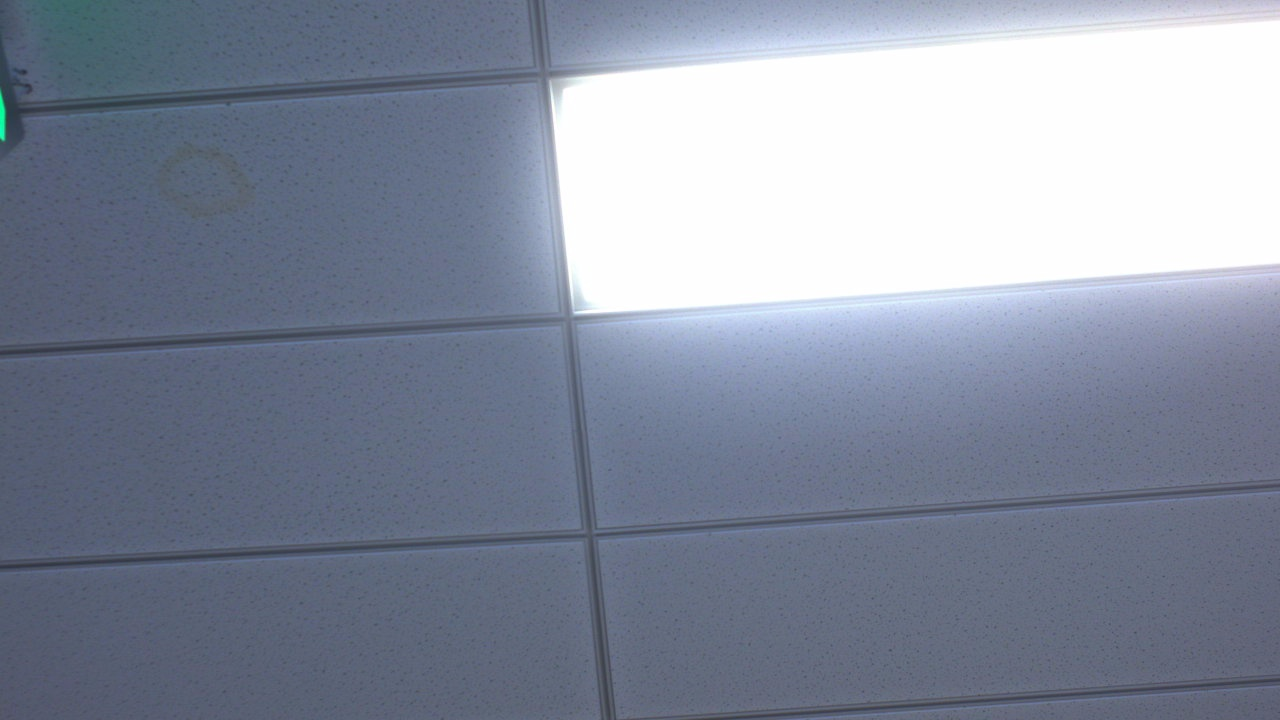
//> input picture opencv_test/4_over_exposure_detect/1280x720_0.jpg, 1280 x 720 px; the run also reads 1 picture not shown here
$ ./main   (built with g++ and OpenCV 4)
//> lines starting //> are read from the running program, lines starting //| are printed output that depends on the picture; after the words box and inside, x2 and y2 are one past the last pixel; in counts of white or black regions, pixels touching at a corner belong together
#include <opencv2/opencv.hpp>

class OverExposure {
public:
    OverExposure(uint8_t threshold = 128, uint8_t r = 255, uint8_t g = 255, uint8_t b = 255)
        : mThreshold(threshold), mR(r), mG(g), mB(b) {}

    void setThreshold(uint8_t threshold) { mThreshold = threshold; }
    void setColor(uint8_t r, uint8_t g, uint8_t b) { mR = r; mG = g; mB = b; }

    cv::Mat createMask(const cv::Mat& src, bool isColor);
    cv::Mat applyMask(const cv::Mat& src, const cv::Mat& mask, bool isColor);

private:
    uint8_t mThreshold;
    uint8_t mR, mG, mB;
};

cv::Mat OverExposure::createMask(const cv::Mat& src, bool isColor) {
    cv::Mat gray;
    if (isColor) {
        cv::cvtColor(src, gray, cv::COLOR_BGR2GRAY);
    } else {
        gray = src;
    }
    cv::Mat mask = gray >= mThreshold;  // Generate mask
    return mask;
}

cv::Mat OverExposure::applyMask(const cv::Mat& src, const cv::Mat& mask, bool isColor) {
    cv::Mat result;
    if (isColor) {
        result = src.clone();
    } else {
        cv::cvtColor(src, result, cv::COLOR_GRAY2BGR);  // Convert grayscale to BGR
    }

    for (int y = 0; y < src.rows; y++) {
        for (int x = 0; x < src.cols; x++) {
            if (mask.at<uint8_t>(y, x)) {  // Apply color where mask is true
                result.at<cv::Vec3b>(y, x) = cv::Vec3b(mB, mG, mR);
            }
        }
    }
    return result;
}

int main() {
    cv::Mat colorSrc = cv::imread("C:\\WorkSpace\\mytest\\tjh_test\\opencv_test\\4_over_exposure_detect\\1280x720_0.jpg");
//> colorSrc is the input picture: 720 rows x 1280 cols, CV_8UC3; mean B, G, R 158.8, 141.5, 133.6
    cv::Mat graySrc = cv::imread("C:\\WorkSpace\\mytest\\tjh_test\\opencv_test\\4_over_exposure_detect\\1280x720_gray.jpg", cv::IMREAD_GRAYSCALE);

    OverExposure oe(200, 255, 0, 0);

    if (!colorSrc.empty()) {
        cv::Mat colorMask = oe.createMask(colorSrc, true);
//> in createMask, `cv::cvtColor(src, gray, cv::COLOR_BGR2GRAY);`:
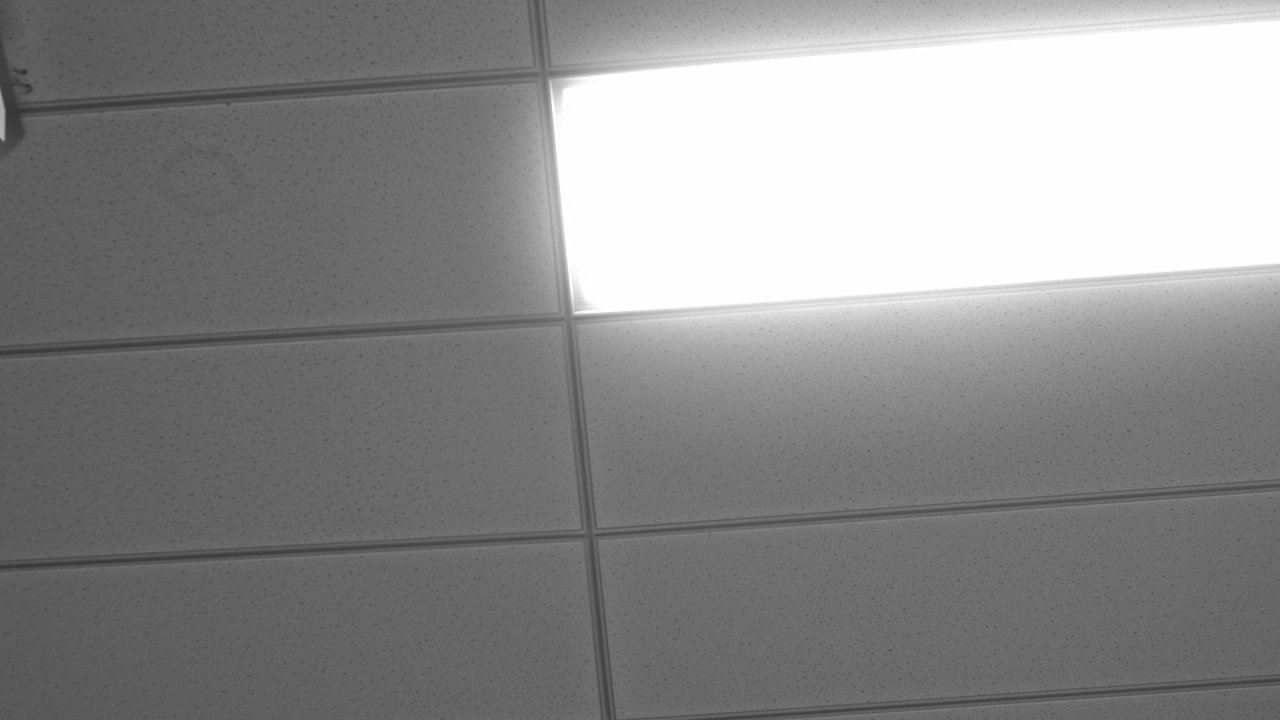
//> gray: 720 rows x 1280 cols, CV_8UC1; min 46, max 255, mean 141.1
//> in createMask, `cv::Mat mask = gray >= mThreshold;`:
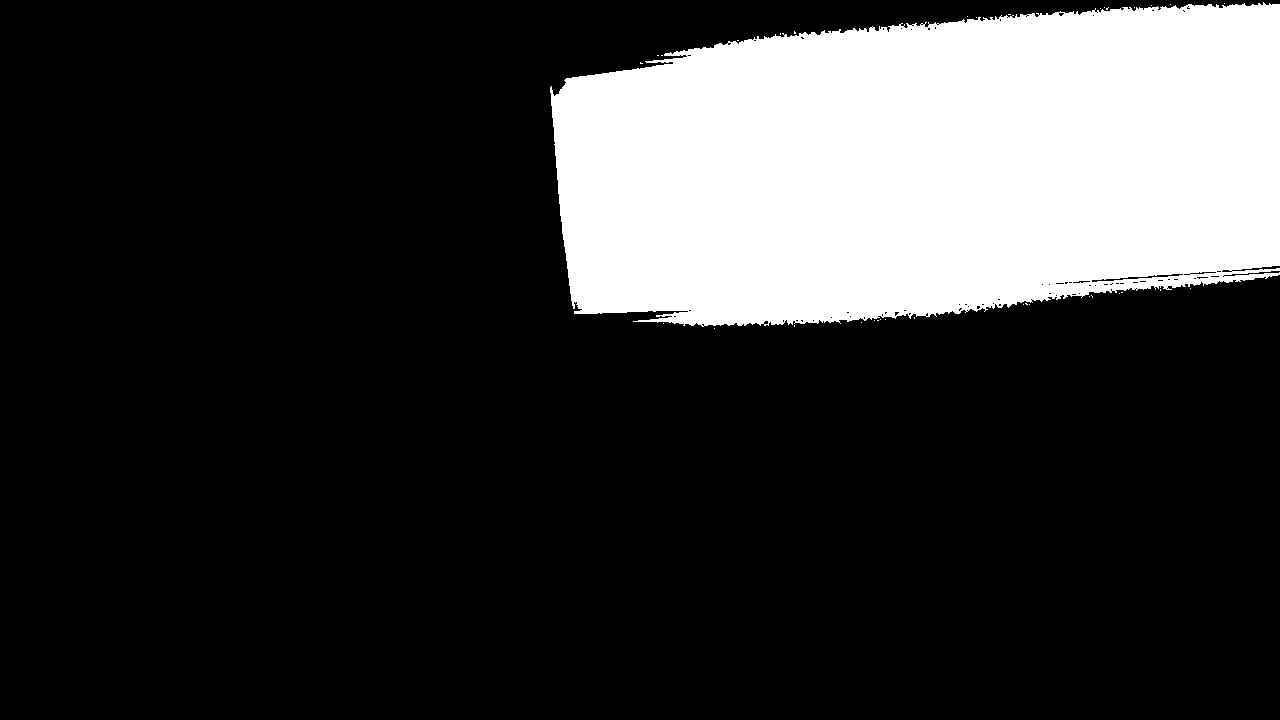
//> mask: 720 rows x 1280 cols, CV_8UC1; 21.6% white; 35 white regions (34 under 20 px), largest, box (x1, y1, x2, y2) and area: (550, 2, 1280, 327) 199279
        cv::Mat colorResult = oe.applyMask(colorSrc, colorMask, true);
//> after the loop in applyMask, `for (int y = 0; y < src.rows; y++)`:
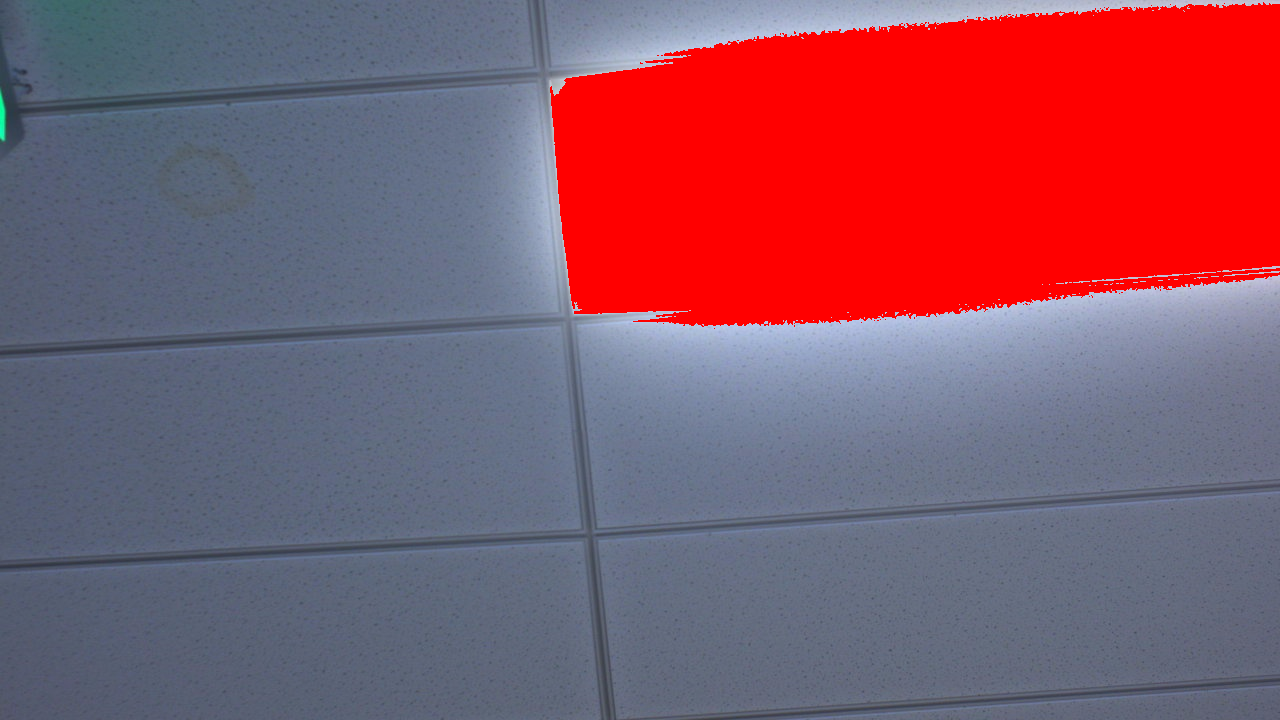
//> result: 720 rows x 1280 cols, CV_8UC3; mean B, G, R 104.4, 87.7, 135.1
        cv::imwrite("color_output.jpg", colorResult);
    }

    if (!graySrc.empty()) {
        cv::Mat grayMask = oe.createMask(graySrc, false);
//> in createMask (call 2), `cv::Mat mask = gray >= mThreshold;`: mask: 720 rows x 1280 cols, CV_8UC1; 21.6% white; 38 white regions (37 under 20 px), largest, box (x1, y1, x2, y2) and area: (550, 2, 1280, 326) 199255
        cv::Mat grayResult = oe.applyMask(graySrc, grayMask, false);
//> call 2 of applyMask, with isColor = false
//> after the loop in applyMask (call 2), `for (int y = 0; y < src.rows; y++)`:
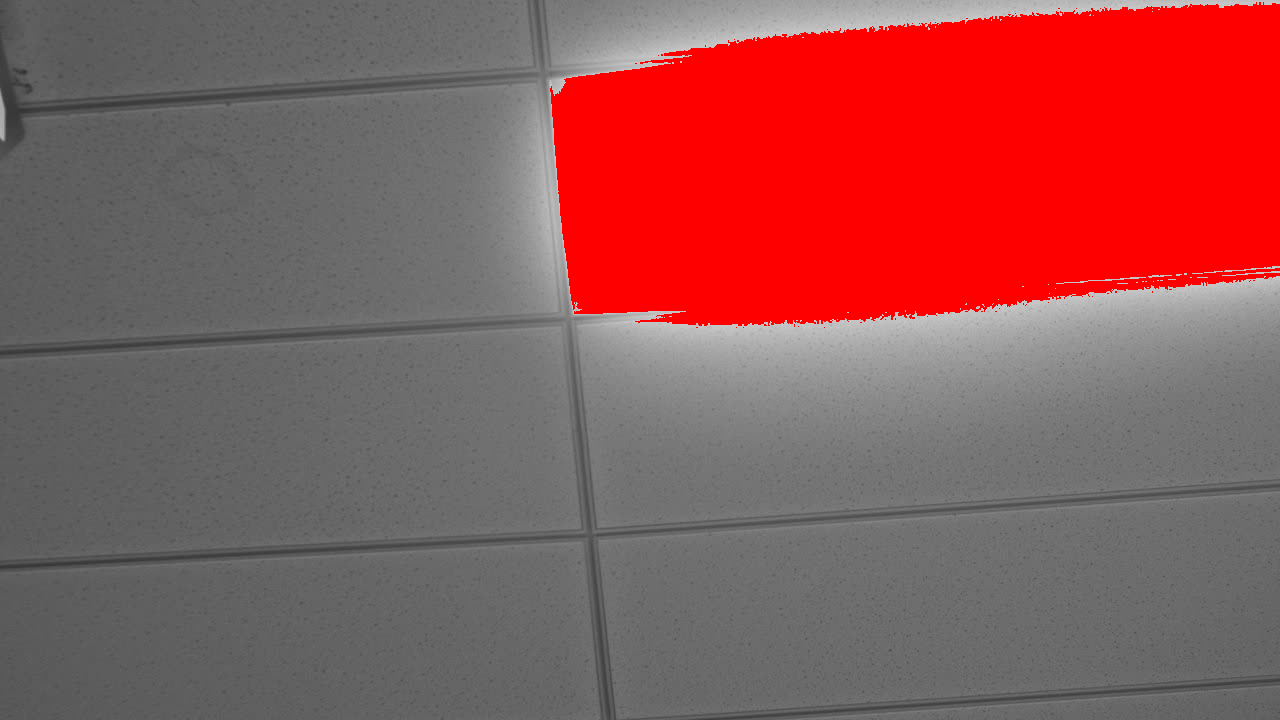
//> result: 720 rows x 1280 cols, CV_8UC3; mean B, G, R 87.3, 87.3, 142.4
        cv::imwrite("gray_output.jpg", grayResult);
    }

    return 0;
}
